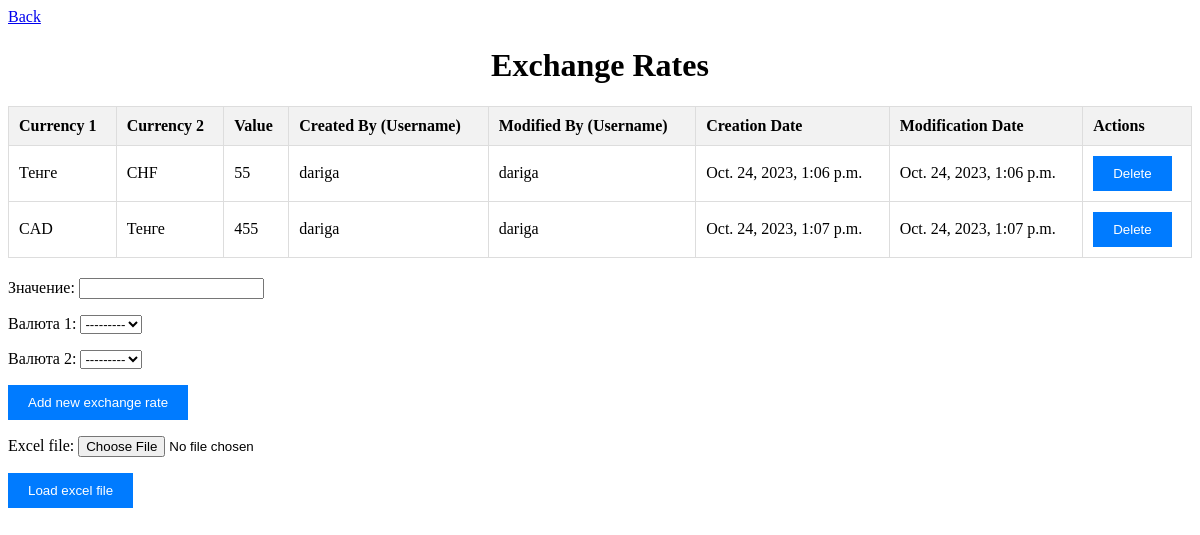
Before: /exchange_rates/ with the older database file.
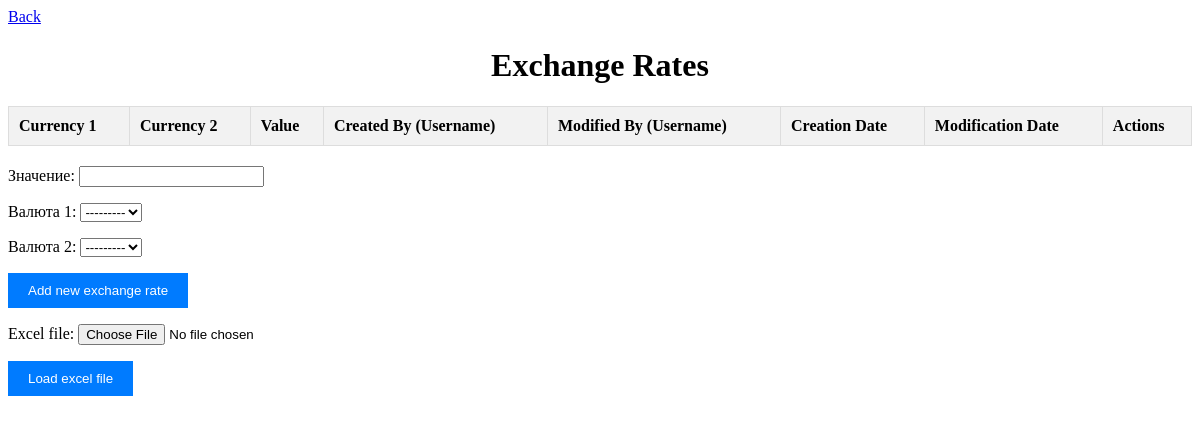
After: the same page with the newer database file.
### admin_module/models.py (models this page shows, shortened)
class ExchangeRate(models.Model):
    rate_1 = models.ForeignKey(Currency, on_delete=models.CASCADE, related_name='exchange_rate_1', verbose_name='Валюта 1')
    rate_2 = models.ForeignKey(Currency, on_delete=models.CASCADE, related_name='exchange_rate_2', verbose_name='Валюта 2')
    value = models.DecimalField(max_digits=10, decimal_places=5, verbose_name='Значение')
    created_by = models.CharField(max_length=10, verbose_name='Логин, кем создана запись')
    created_date = models.DateTimeField(auto_now_add=True, verbose_name='Дата создания')
    modified_by = models.CharField(max_length=10, verbose_name='Логин, вносивший изменение')
    modified_date = models.DateTimeField(auto_now=True, verbose_name='Дата изменения')
    class Meta:
        verbose_name = 'Обменный курс'
        verbose_name_plural = 'Обменные курсы'

class Currency(models.Model):
    code = models.CharField(max_length=10, verbose_name='Сокращенное название валюты', unique=True)
    full_name = models.CharField(max_length=255, verbose_name='Полное название валюты')
    created_by = models.CharField(max_length=10, verbose_name='Логин, кем создана запись')
    created_date = models.DateTimeField(auto_now_add=True, verbose_name='Дата создания')
    modified_by = models.CharField(max_length=10, verbose_name='Логин, вносивший изменение')
    modified_date = models.DateTimeField(auto_now=True, verbose_name='Дата изменения')
    def __str__(self):
        return self.code
    class Meta:
        verbose_name = 'Валюта'
        verbose_name_plural = 'Валюты'

### admin_module/views_exchange.py (the view)
# urls.py: path('exchange_rates/', views_exchange.exchange_rates, name='exchange_rates'),
def exchange_rates(request, upload_form=None):
    if request.method == 'POST':
        if 'excel_file' in request.FILES:
            excel_file = request.FILES['excel_file']
            if excel_file.name.endswith('.xlsx'):
                data = pd.read_excel(excel_file)
                for index, row in data.iterrows():
                    rate_1_name = row['Валюта 1']
                    rate_2_name = row['Валюта 2']
                    try:
                        rate_1 = Currency.objects.get(code=rate_1_name)
                    except Currency.DoesNotExist:
                        rate_1 = Currency(code=rate_1_name, full_name=rate_1_name)
                        rate_1.save()
                    try:
                        rate_2 = Currency.objects.get(code=rate_2_name)
                    except Currency.DoesNotExist:
                        rate_2 = Currency(code=rate_2_name)
                        rate_2.save()
                    exchange_rate = ExchangeRate(
                        rate_1=rate_1,
                        rate_2=rate_2,
                        value=row['Значение'],
                        created_by=request.user.username,
                        modified_by=request.user.username,
                    )
                    exchange_rate.save()
                return redirect('admin_module:exchange_rates')
            else:
                return redirect('admin_module:exchange_rates')
        else:
            form = AddExchangeRateForm(request.POST)
            if form.is_valid():
                value = form.cleaned_data['value']
                rate_1 = form.cleaned_data['rate_1']
                rate_2 = form.cleaned_data['rate_2']
                created_by = request.user.username
                modified_by = request.user.username
                exchange_rate = ExchangeRate(
                    rate_1=rate_1,
                    rate_2=rate_2,
                    value=value,
                    created_by=request.user.username,
                    modified_by=request.user.username,
                )
                exchange_rate.save()
                return redirect('admin_module:exchange_rates')
    else:
        upload_form = UploadExcelForm()
        form = AddExchangeRateForm()
    exchange_rates_data = ExchangeRate.objects.all()
    return render(request, 'dictionaries/exchange_rates.html', {
        'exchange_rates_data': exchange_rates_data,
        'upload_form': upload_form,
        'form': form,
    })

### admin_module/forms.py
class UploadExcelForm(forms.Form):
    excel_file = forms.FileField()

class AddExchangeRateForm(forms.ModelForm):
    value = forms.DecimalField(max_digits=10, decimal_places=5, label='Значение')
    rate_1 = forms.ModelChoiceField(queryset=Currency.objects.all(), label='Валюта 1')
    rate_2 = forms.ModelChoiceField(queryset=Currency.objects.all(), label='Валюта 2')
    class Meta:
        model = ExchangeRate
        fields = ('value', 'rate_1', 'rate_2', 'value')

### admin_module/templates/dictionaries/exchange_rates.html (shortened to what this page needs)
{% load static %}
<!DOCTYPE html>
<html>
<head>
<link rel="stylesheet" href="{% static 'style.css' %}">
</head>
<body>
    <a href="{% url 'admin_module:dictionaries' %}">Back</a>
    <h1>Exchange Rates</h1>
<table>
    <thead>
        <tr>
    <th>Currency 1</th>
    <th>Currency 2</th>
    <th>Value</th>
    <th>Created By (Username)</th>
    <th>Modified By (Username)</th>
    <th>Creation Date</th>
    <th>Modification Date</th>
    <th>Actions</th>
</tr>
    </thead>
    <tbody>
        {% for exchange_rate in exchange_rates_data %}
            <tr>
                <td>{{ exchange_rate.rate_1.full_name }}</td>
                <td>{{ exchange_rate.rate_2.full_name }}</td>
                <td>{{ exchange_rate.value|floatformat:0 }}</td>
                <td>{{ exchange_rate.created_by }}</td>
                <td>{{ exchange_rate.modified_by }}</td>
                <td>{{ exchange_rate.created_date }}</td>
                <td>{{ exchange_rate.modified_date }}</td>
                <td>
                    <button class="delete-exchange-rate" data-exchange-rate-id="{{ exchange_rate.id }}">Delete</button>
                </td>
            </tr>
        {% endfor %}
    </tbody>
</table>
<form method="post">
    {{ form.as_p }}
    <button type="submit" id="add-exchange-rates">Add new exchange rate</button>
</form>
<form method="post" enctype="multipart/form-data">
    {{ upload_form.as_p }}
    <button type="submit">Load excel file</button>
</form>
</body>

### static/style.css (style rules this page uses)
table { width: 100%; border-collapse: collapse; margin-bottom: 20px; }
table th { background-color: #f2f2f2; text-align: left; padding: 10px; border: 1px solid #ddd; }
button { background-color: #007BFF; color: white; border: none; padding: 10px 20px; cursor: pointer; }
h1 { text-align: center; }

Changed rows visible on the page:
removed ExchangeRate: rate_1.full_name "Тенге", rate_2.full_name "CHF", value "55", created_by "dariga", modified_by "dariga", created_date "Oct. 24, 2023, 1:06 p.m.", modified_date "Oct. 24, 2023, 1:06 p.m."
removed ExchangeRate: rate_1.full_name "CAD", rate_2.full_name "Тенге", value "455", created_by "dariga", modified_by "dariga", created_date "Oct. 24, 2023, 1:07 p.m.", modified_date "Oct. 24, 2023, 1:07 p.m."
